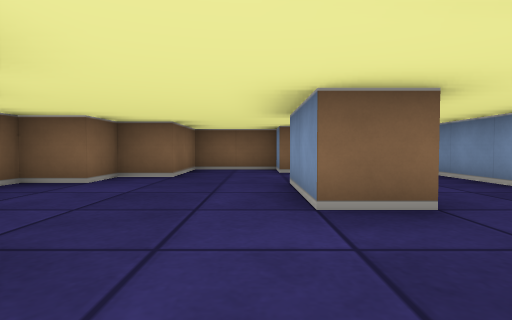
[1] (above)

18 first-person views from a walk through a cub3D level. The camera is about half as high as the walls, tilts 2° down and sees 80° across. The floor is counted in squares. Each view is taken from the middle of a square. On the plan, view 1 faces up. The plan holds only what a view shows up to about 9 squares ahead; the rest is blank. The place goes on beyond the plan.

[2]
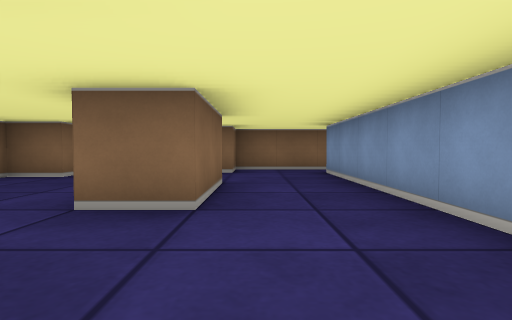

[3]
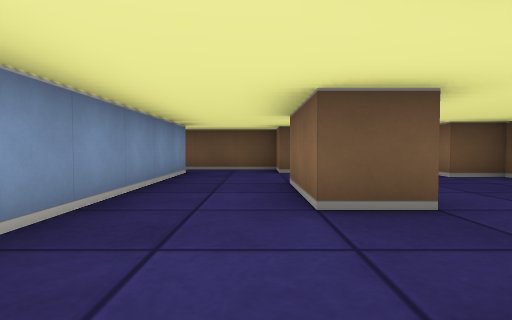

[4]
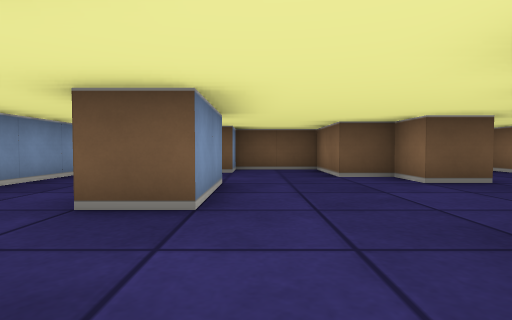

[5]
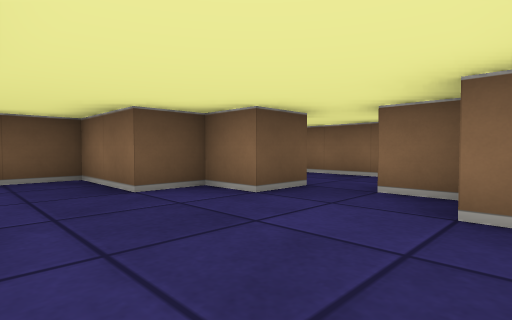

[6]
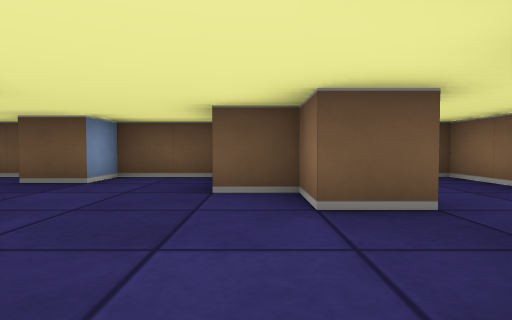

[7]
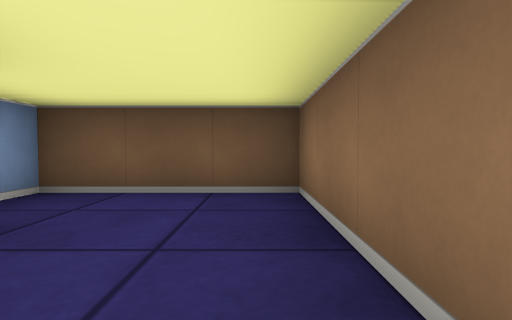

[8]
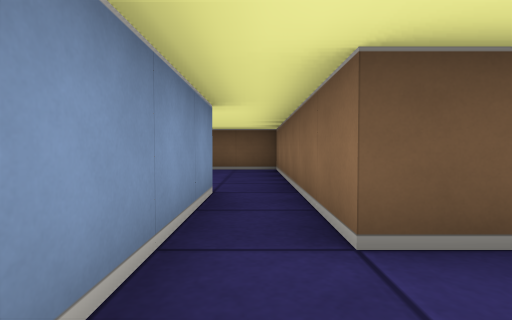

[9]
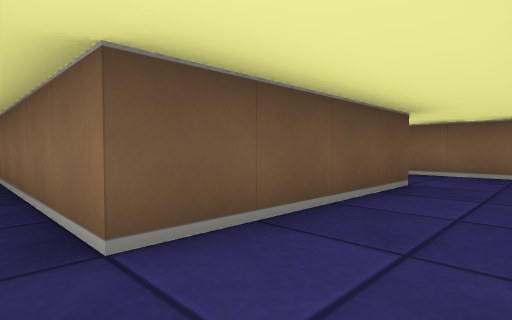

[10]
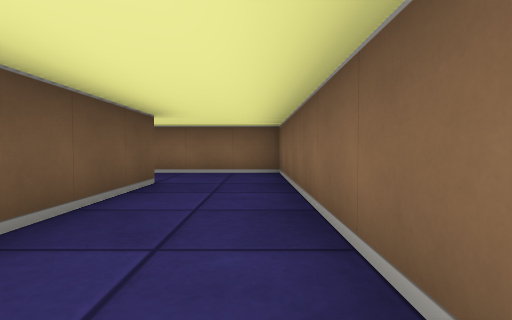

[11]
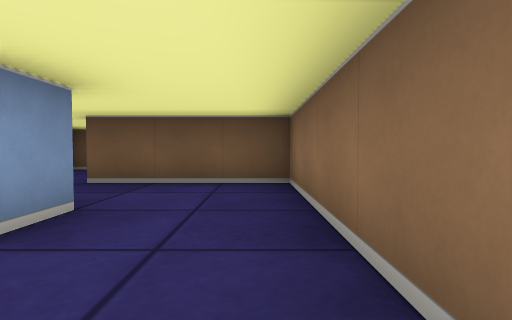

[12]
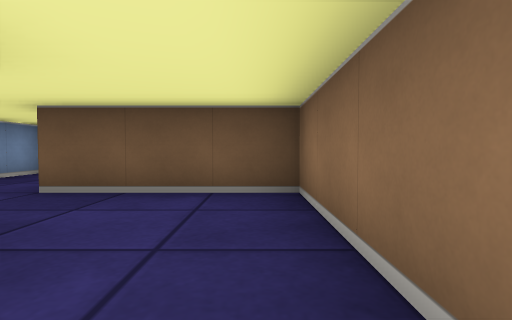

[13]
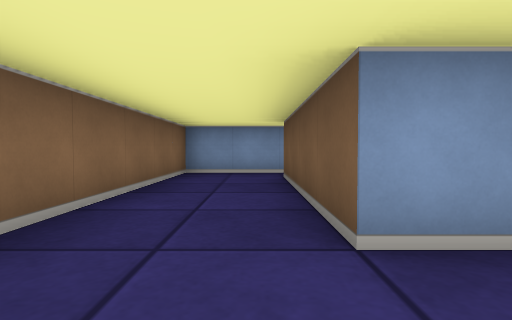

[14]
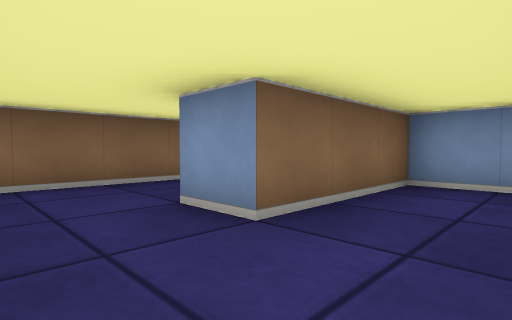

[15]
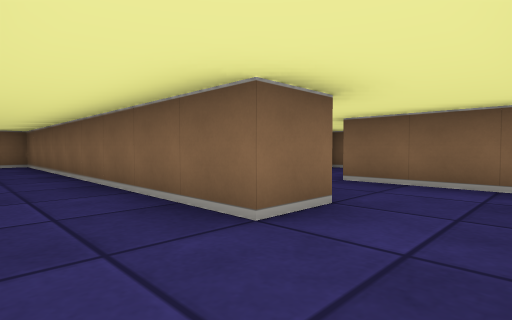

[16]
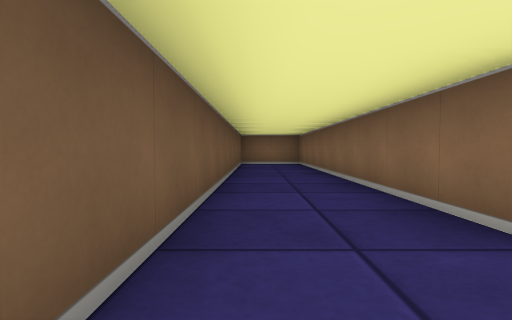

[17]
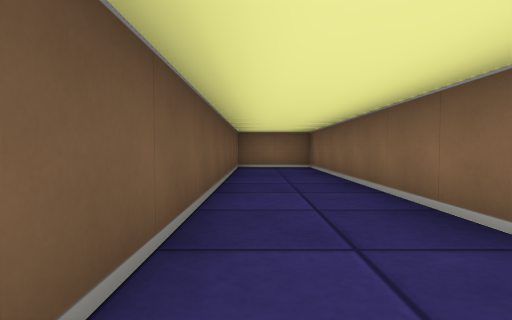

[18]
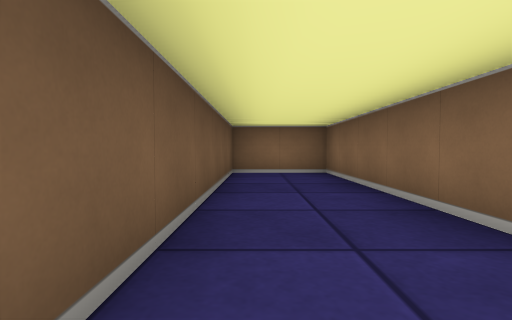

### Floor plan
Ten units are one square. View 1 is at (0, 0); x grows to the right and y downward. Boxes are objects, and circles mark ways between rooms. Rooms are numbered by the first view taken in them; rooms with no view inside come last. Other rooms are left out.
<svg viewBox="-180 -80 225 90">
<path fill="none" stroke="#000" d="M5 -25 5 -45M5 -65 5 -72M-36 -25 -25 -25 -25 -15 -15 -15 -15 5 5 5 5 -5M6 -75 -15 -75 -15 -55 -25 -55 -25 -45 -35 -45 -35 -35M5 -5 15 -5 15 5 38 5M15 -25 5 -25M35 -5 35 -25M5 -45 15 -45 15 -25M35 -25 35 -65M38 -75 15 -75 15 -65 5 -65M-45 -35 -45 -55M-55 -55 -55 5 -25 5 -25 -1M-95 -45 -95 -55 -55 -55M-45 -55 -45 -75 -115 -75 -115 -45M-115 -45 -115 -25 -95 -25M-85 -15 -175 -15 -175 5 -65 5 -65 -8M-65 -34 -65 -45 -95 -45M-95 -25 -85 -25 -85 -15"/>
<circle cx="10" cy="-15" r="3" fill="#2a7"/>
<circle cx="10" cy="-55" r="3" fill="#2a7"/>
<circle cx="-30" cy="-30" r="3" fill="#2a7"/>
<circle cx="25" cy="-35" r="3" fill="#2a7"/>
<circle cx="-50" cy="-45" r="3" fill="#2a7"/>
<circle cx="-105" cy="-50" r="3" fill="#2a7"/>
<circle cx="-90" cy="-35" r="3" fill="#2a7"/>
<circle cx="-75" cy="-20" r="3" fill="#2a7"/>
<text x="-10" y="-40">1</text>
<text x="20" y="-10">2</text>
<text x="20" y="-50">3</text>
<text x="-40" y="-20">4</text>
<text x="-80" y="-60">5</text>
<text x="-110" y="-40">6</text>
<text x="-120" y="-10">7</text>
<text x="-80" y="-30">8</text>
</svg>
Room 1 opens to room 2. Room 1 opens to room 3. Room 1 opens to room 4. Room 2 opens to room 3. Room 4 opens to room 5. Room 5 opens to room 6. Room 6 opens to room 8. Room 7 opens to room 8.

Where each view was taken, in squares from view 1:
view 1: 0 up, 0 right, facing up
view 2: 0 up, 2 right, facing up
view 3: 7 up, 2 right, facing down
view 4: 7 up, 0 right, facing down
view 5: 5 up, 0 right, facing down-left
view 6: 5 up, 2 left, facing down
view 7: 3 up, 5 left, facing down
view 8: 7 up, 5 left, facing down
view 9: 7 up, 5 left, facing down-left
view 10: 7 up, 5 left, facing left
view 11: 7 up, 11 left, facing down
view 12: 6 up, 11 left, facing down
view 13: 6 up, 11 left, facing right
view 14: 3 up, 11 left, facing up-right
view 15: 0 up, 7 left, facing up-left
view 16: 0 up, 7 left, facing left
view 17: 0 up, 9 left, facing left
view 18: 0 up, 11 left, facing left
